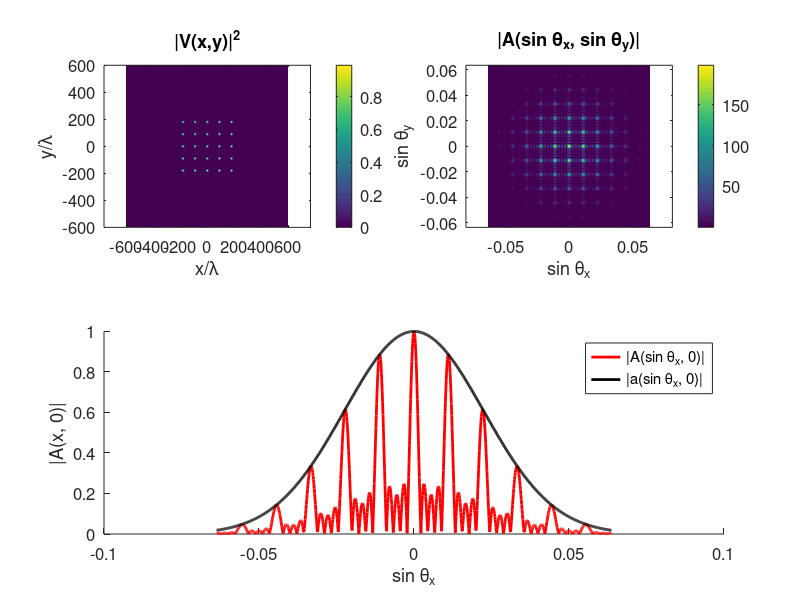

Write MATLAB code to recreate this figure.
clear
%close all


set (0, 'defaultaxesfontsize', 12)
set (0, 'defaulttextfontsize', 12) 
set (0, 'defaultlinelinewidth', 2)


lam=1; %wavelength
% Deltas=110;  %array separation
Deltas=90;  %array separation
Mx=5;    %number of emitters in x direction
My=5;    %number of emitters in y direction
v0=1;   %peak amplitude
w=10;   %width of a single emitter

Nx=1000; % number of pixels in x direction
Ny=1000; % number of pixels in y direction

x=linspace(-600,600,Nx);
y=linspace(-600,600,Ny);
[X,Y]=meshgrid(x,y);
kx=linspace(-0.4,0.4,Nx);
ky=linspace(-0.4,0.4,Ny);
sintx=kx*lam/(2*pi);
sinty=ky*lam/(2*pi);
[KX,KY]=meshgrid(kx,ky);

V=zeros(size(X));

for m=-Mx/2+1:Mx/2;
    for n=-My/2+1:My/2;
        xm=(m-1/2)*Deltas;
        yn=(n-1/2)*Deltas;
        v=v0*exp(-((X-xm).^2+(Y-yn).^2)/w^2);
        V=V+v;
    end
end

a=v0*w^2/(4*pi)*exp(-1/4*w^2*(KX.^2+KY.^2));
A=a.*(sin(KX*Deltas*Mx/2).*sin(KY*Deltas*My/2))./(sin(KX*Deltas/2).*sin(KY*Deltas/2));


figure
subplot(2,2,1)
imagesc(x,y,abs(V).^2);
axis equal tight xy
xlabel('x/\lambda')
ylabel('y/\lambda')
title('|V(x,y)|^2')
colorbar

 subplot(2,2,2)
 imagesc(sintx,sintx,abs(A));
 axis equal tight xy
 xlabel('sin \theta_x')
 ylabel('sin \theta_y')
 title('|A(sin \theta_x, sin \theta_y)|')
 colorbar
%subplot(2,2,2)
%imagesc(sintx,sintx,abs(A).^2);
%axis equal tight xy
%xlabel('sin \theta_x')
%ylabel('sin \theta_y')
%title('|A(sin \theta_x, sin \theta_y)|^2')
%colorbar


subplot(2,2,3:4)
hold on
plot(sintx,abs(A(round(Nx/2),:))/max(abs(A(:))),'r')
plot(sintx,abs(a(round(Nx/2),:))/max(abs(a(:))),'k')
xlabel('sin \theta_x')
legend('|A(sin \theta_x, 0)|', '|a(sin \theta_x, 0)|')

ylabel('|A(x, 0)|')
